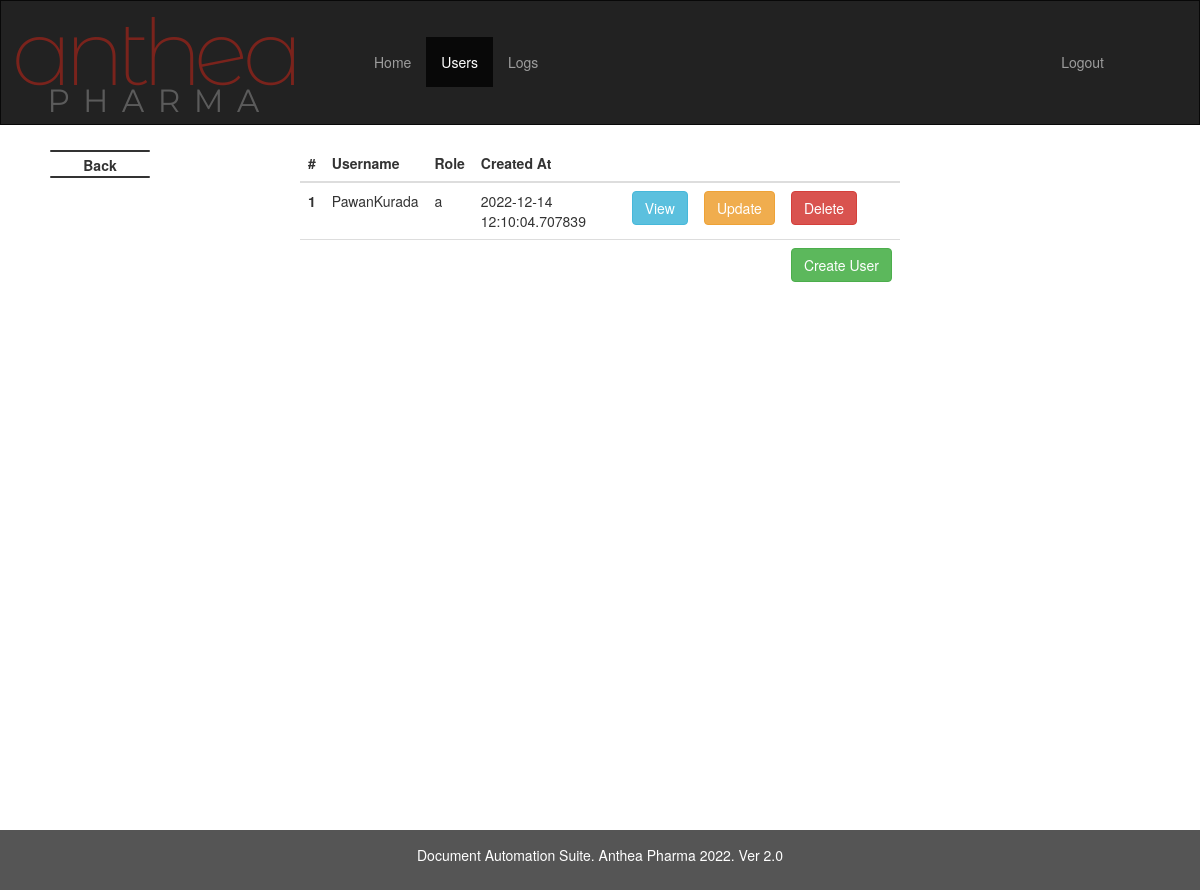
Before: /data (signed in) with the older database file.
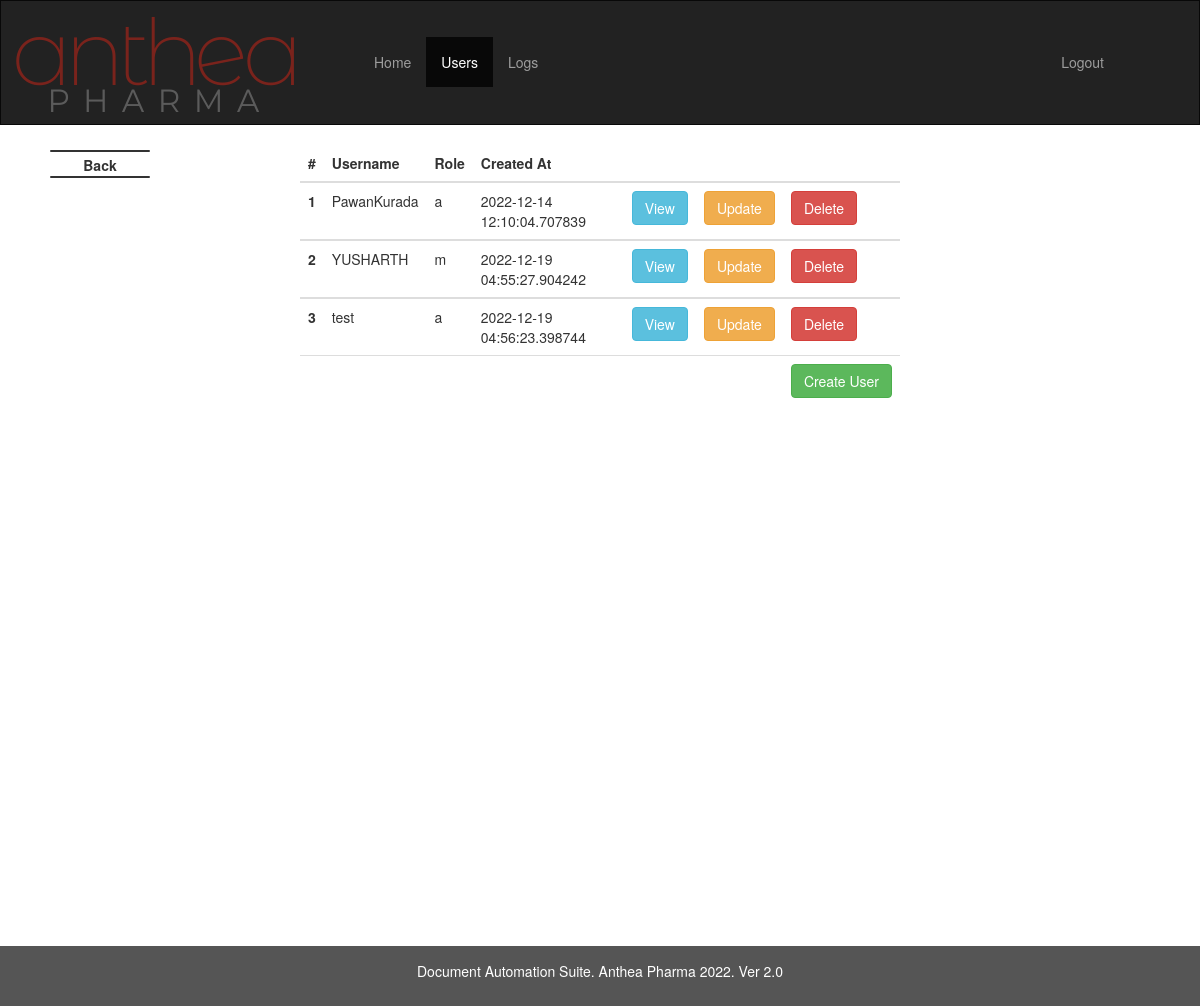
After: the same page with the newer database file.
### imp_calc/models.py (models this page shows, shortened)
class User(db.Model, UserMixin):
    id = db.Column(db.Integer(),primary_key = True)
    is_activate = db.Column(db.Boolean, default=True)
    username = db.Column(db.String(length=12),nullable = False, unique = True)
    role = db.Column(db.String(length=1),nullable=False)
    password_hash = db.Column(db.String(length=60),nullable = False)
    created_at = db.Column(db.DateTime, nullable = False, default= datetime.utcnow)
    logs = relationship("Logs", backref="UserLogs")
    @property
    def is_active(self):
        return self.is_activate
    @property
    def password(self):
        return self.password

### imp_calc/routes.py (the view)
@app.route('/data')
def RetrieveDataList():
    if current_user.role =='a' or current_user.role =='m':
        if current_user.role == 'a':
            users = User.query.all()
        elif current_user.role == 'm':
            users = User.query.filter_by(role='u')
    else:
        flash(f"Please login as admin or manager to see UserManagement Section", category='danger')
        return redirect(url_for('index'))
    return render_template('datalist.html',users = users)

### imp_calc/models.py (called while the page is built)
@login_manager.user_loader
def load_user(user_id):
    return User.query.get(int(user_id))

### imp_calc/templates/datalist.html (shortened to what this page needs)
{% extends 'admin.html' %}
{% block main %}
<table class="table">
  <thead>
    <tr>
      <th scope="col">#</th>
      <th scope="col">Username</th>
      <th scope="col">Role</th>
      <th scope="col">Created At</th>
      <th scope="col"></th>
      <th scope="col"></th>
      <th scope="col"></th>
    </tr>
  </thead>
  {% for user in users %}
  <tbody>
    <tr>
      <th scope="row">{{user.id}}</th>
      <td>{{user.username}}</td>
      <td>{{user.role}}</td>
      <td>{{user.created_at}}</td>
      <td><a href="data/{{user.id}}" class="btn btn-info" tabindex="1" role="button">
  View
  </a>
  </td>
      <td><a href="data/{{user.id}}/update" class="btn btn-warning" tabindex="1" role="button">Update</a></td>
      <td>
      <button type="button" class="btn btn-danger" data-toggle="modal" data-target="#exampleModalCenter{{user.username}}">
            Delete
        </button>
        </td>
    </tr>
  {% endfor %}
    <tr>
      <td></td>
      <td></td>
      <td></td>
      <td></td>
      <td></td>
      <td></td>
      <td><a href="{{url_for('register_page')}}" class="btn btn-success" role="button">Create User</a>
</td>
    </tr>
  </tbody>
</table>
<br>
<br>
<br>
<br>
<br>
<br>
<br>
<br>
<br>
<br>
<br>
<br>
<br>
<br>
<br>
<br>
<br>
<br>
<br>
<br>
<br>
<br>
<br>
<br>
<br>
<br>
{% endblock %}

### imp_calc/templates/admin.html (shortened to what this page needs)
{% extends 'base.html' %}
{% block nav %}
<div class="container-fluid">
  <div class="navbar-header">
    <a class="navbar-brand" href="/"><img src="{{ url_for('static', filename='img/logo.png') }}"></a>
  </div>
  <div class="collapse navbar-collapse" id="myNavbar">
    <ul class="nav navbar-nav">
      <li class="nav-item"><a href="/">Home</a></li>
      {% if current_user.role !='u' %}
      <li class="nav-item"><a href="{{ url_for('RetrieveDataList') }}">Users</a></li>
      {% endif %}
      <li class="nav-item"><a href="{{ url_for('RetrieveLogsList') }}">Logs</a></li>
   </ul>
    <ul class="nav navbar-nav navbar-right">
      {% if current_user.is_authenticated %}
      <li class="nav-item"><a href="{{ url_for('logout_page') }}">Logout</a></li>
      {% else %}
      <li class="nav-item"><a href="/">Login</a></li>
      {% endif %}
    </ul>
  </div>
</div>
<div class="backBtn">
      <span class="line tLine"></span>
      <span onclick="window.history.go(-1)" class="label" style="
  position: absolute;
  left: 0px;
  top: 5px;
  width: 100%;
  text-align: center;
  transition: all 0.4s ease;
  font-size: 1em;
  color: #333;
">Back</span>
      <span class="line bLine"></span>
  </div>
{% endblock %}

### imp_calc/templates/base.html (shortened to what this page needs)
<!DOCTYPE html>
<html lang="en">
<head>
  <link rel="stylesheet" href="https://maxcdn.bootstrapcdn.com/bootstrap/3.4.1/css/bootstrap.min.css">
  <link rel="stylesheet" href="{{ url_for('static', filename='css/admin.css') }}">
  <link rel="stylesheet" href="{{ url_for('static', filename='css/back.css') }}">
  <link rel="stylesheet" href="https://code.jquery.com/ui/1.13.1/themes/base/jquery-ui.css">
</head>
<body>
  <nav class="navbar navbar-inverse">
      {% block nav %}{% endblock %}
  </nav>
  <main>
    {% block main %}{% endblock %}
  </main>
  <footer class="container-fluid text-center fixed-bottom">
    <p>Document Automation Suite. Anthea Pharma 2022. Ver 2.0 </p>
  </footer>
</body>

### imp_calc/static/css/back.css (style rules this page uses)
div.backBtn { width: 100px; left: 50px; top: 150px; background-color: #f4f4f4; transition: all 0.4s ease; position: fixed; cursor: pointer; }
span.line { bottom: auto; right: auto; top: auto; left: auto; background-color: #333; border-radius: 10px; width: 100%; left: 0px; height: 2px; display: block; position: absolute; transition: width 0.2s ease 0.1s, left 0.2s ease, transform 0.2s ease 0.3s, background-color 0.2s ease; }
span.tLine { top: 0px; }
span.bLine { top: 26px; }

### imp_calc/templates/base.html (style rules this page uses)
.navbar { margin-bottom: 0; border-radius: 0; }
.table { display: table; margin: auto; width: 50%; margin-top: 20px; margin-bottom: 20px; }
footer { background-color: #555; color: white; padding: 15px; }
.navbar { min-height: 125px; }
.navbar-nav { margin: 35.5px 50px; }

Changed rows visible on the page:
added User: id "2", username "YUSHARTH", role "m", created_at "2022-12-19 04:55:27.904242"
added User: id "3", username "test", role "a", created_at "2022-12-19 04:56:23.398744"
